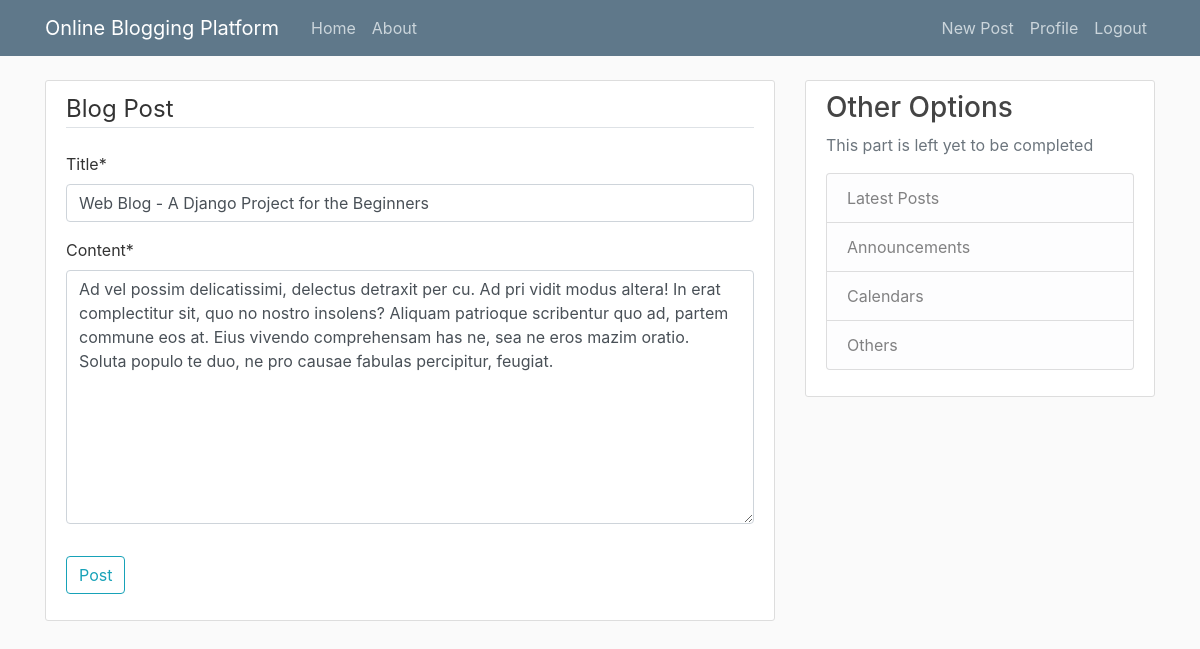
Page /post/21/update/ (signed in) on the committed database.
### blog/models.py (models this page shows, shortened)
class Post(models.Model):
    title = models.CharField(max_length=100)
    content = models.TextField()
    date_posted = models.DateTimeField(default=timezone.now)
    author = models.ForeignKey(User, on_delete=models.CASCADE)

### blog/views.py (the view, shortened to what this page needs)
# urls.py: path('post/<int:pk>/update/', PostUpdateView.as_view(), name='post-update'),
class PostUpdateView(LoginRequiredMixin, UserPassesTestMixin, UpdateView):
    model = Post
    fields = ['title', 'content']
    def test_func(self):
        post = self.get_object()
        if self.request.user == post.author:
            return True
        return False

### blog/templates/blog/post_form.html (shortened to what this page needs)
{% extends "blog/base.html" %}
{% load crispy_forms_tags %}
{% block content %}
    <div class="content-section">
        <form method="POST">
            <fieldset class="form-group">
                <legend class="border-bottom mb-4">Blog Post</legend>
                {{ form|crispy }}
            </fieldset>
            <div class="form-group">
                <button class="btn btn-outline-info" type="submit">Post</button>
            </div>
        </form>
    </div>
{% endblock content %}

### blog/static/blog/main.css (style rules this page uses)
body { background: #fafafa; color: #333333; margin-top: 5rem; }
.content-section { background: #ffffff; padding: 10px 20px; border: 1px solid #dddddd; border-radius: 3px; margin-bottom: 20px; }

### rows in the picture
Post: title "Web Blog - A Django Project for the Beginners", content "Ad vel possim delicatissimi, delectus detraxit per cu. Ad pri vidit modus altera! In erat complectitur sit, quo no nostro insolens? Aliquam patrioque scribentur quo ad, partem commune eos at. Eius vivendo comprehensam has ne, sea ne eros mazim oratio. Soluta populo te duo, ne pro causae fabulas percipitur, feugiat."
